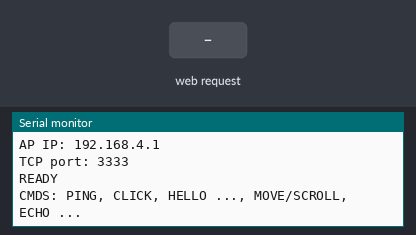
A sketch run on a simulated ESP32-C3. Shown: the last lines printed to the serial monitor. Inputs (shaded band) come from the test bench.

Above: at 1.7 s.
1.8 s: HTTP request GET /PING received
At 2.8 s:
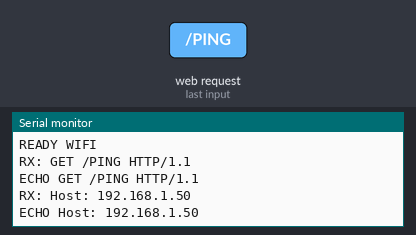
3.3 s: HTTP request GET /CLICK received
At 4.2 s:
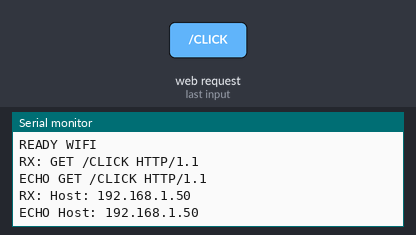
4.8 s: HTTP request GET /HELLO received
At 5.3 s:
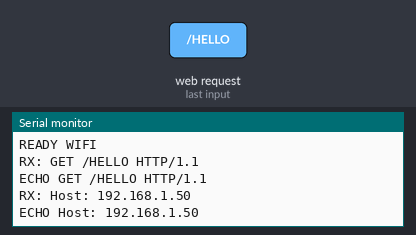
6.3 s: HTTP request GET /RIGHT_CLICK received
At 7.5 s:
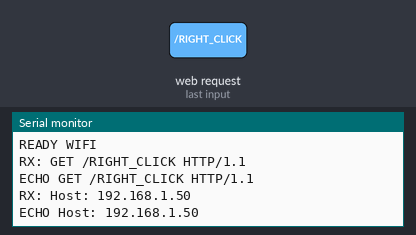
7.8 s: HTTP request GET /BUTTON4 received
At 8.8 s:
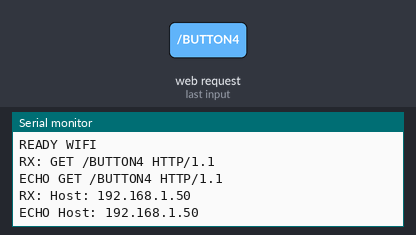

The sketch:

esp32_c3_wifi_ap_link.ino
```cpp
#include <WiFi.h>
#include <WiFiClient.h>
#include <WiFiServer.h>

// SoftAP + TCP line protocol (same commands as USB test sketch).
static const char *AP_SSID = "ArduHUD-ESP";
static const char *AP_PASS = "arduhud123";
static const uint16_t TCP_PORT = 3333;

WiFiServer server(TCP_PORT);
WiFiClient client;

String inputLine;
unsigned long lastHeartbeatMs = 0;
unsigned long clickCount = 0;

void reply(const String &msg) {
  if (client && client.connected()) {
    client.println(msg);
    client.flush();
  }
  Serial.println(msg);
}

void handleLine(String line) {
  line.trim();
  if (line.length() == 0) {
    return;
  }

  Serial.print("RX: ");
  Serial.println(line);

  if (line == "PING") {
    reply("PONG");
    return;
  }

  if (line == "CLICK") {
    clickCount++;
    reply("ACK CLICK " + String(clickCount));
    return;
  }

  if (line.startsWith("HELLO")) {
    reply("ACK " + line);
    return;
  }

  if (line.startsWith("MOVE ") || line.startsWith("SCROLL ")) {
    reply("ACK " + line);
    return;
  }

  if (line == "RIGHT_CLICK" || line == "BUTTON4" || line == "BUTTON5") {
    reply("ACK " + line);
    return;
  }

  reply("ECHO " + line);
}

void setup() {
  Serial.begin(115200);
  delay(500);

  WiFi.mode(WIFI_AP);
  const bool ok = WiFi.softAP(AP_SSID, AP_PASS);
  IPAddress ip = WiFi.softAPIP();

  Serial.println("BOOT ESP32_C3_WIFI_AP_LINK");
  Serial.printf("SoftAP %s  pass=%s  ok=%d\n", AP_SSID, AP_PASS, ok ? 1 : 0);
  Serial.print("AP IP: ");
  Serial.println(ip);
  Serial.printf("TCP port: %u\n", TCP_PORT);

  server.begin();
  server.setNoDelay(true);

  Serial.println("READY");
  Serial.println("CMDS: PING, CLICK, HELLO ..., MOVE/SCROLL, ECHO ...");
}

void loop() {
  if (!client || !client.connected()) {
    WiFiClient incoming = server.available();
    if (incoming) {
      client.stop();
      client = incoming;
      client.setNoDelay(true);
      inputLine = "";
      Serial.println("TCP client connected");
      reply("READY WIFI");
    }
  }

  if (client && client.connected()) {
    while (client.available() > 0) {
      char ch = static_cast<char>(client.read());
      if (ch == '\r') {
        continue;
      }
      if (ch == '\n') {
        handleLine(inputLine);
        inputLine = "";
      } else if (inputLine.length() < 120) {
        inputLine += ch;
      }
    }
  }

  const unsigned long now = millis();
  if (now - lastHeartbeatMs >= 3000) {
    lastHeartbeatMs = now;
    const String hb = "HB " + String(now) + " CLICK_COUNT=" + String(clickCount) +
                      " STA=" + String(WiFi.softAPgetStationNum());
    if (client && client.connected()) {
      client.println(hb);
    }
    Serial.println(hb);
  }
}
```

Measured:
- after the input at 1.8 s, the serial monitor: prints a new line at once (image 1)
- after the input at 3.3 s, the serial monitor: prints a new line at once (image 2)
- after the input at 4.8 s, the serial monitor: prints a new line at once (image 3)
- after the input at 6.3 s, the serial monitor: prints a new line at once (image 4)
- after the input at 7.8 s, the serial monitor: prints a new line at once (image 5)
